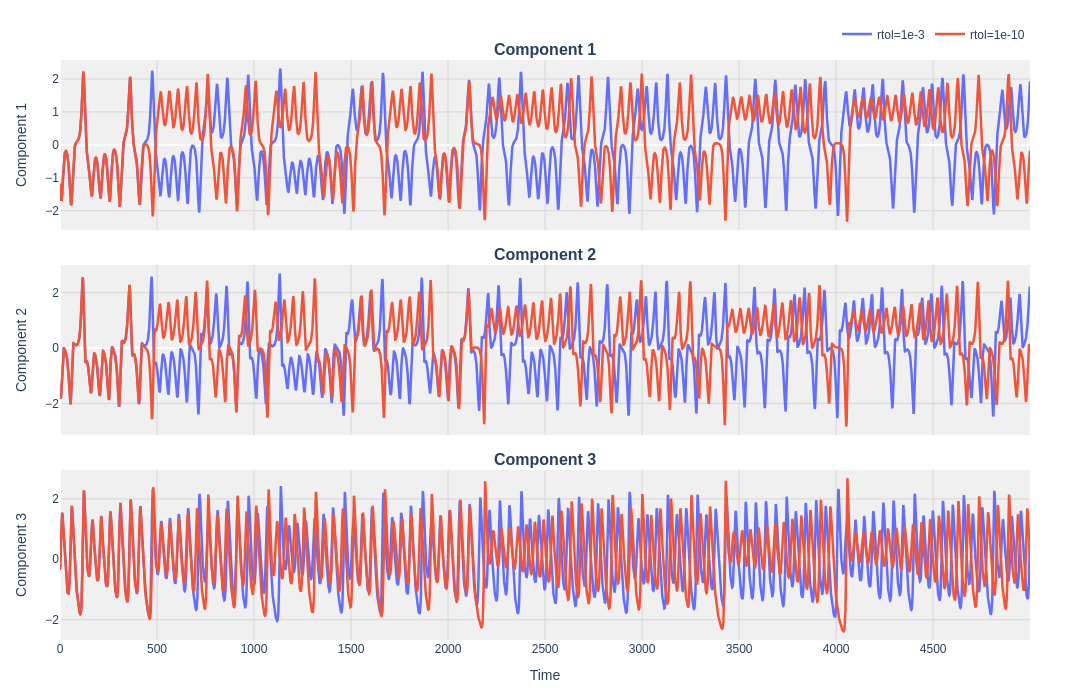

Notebook code for this chart:
### Code cell
from reservoirgrid.helpers import viz

viz.compare_components([lorenz1, lorenz2], labels=['rtol=1e-3', 'rtol=1e-10'])

### Figure 1 — Plotly figure (JSON) as saved in the notebook; plotly's stock layout.template omitted (floating-point values rounded to 4 significant figures; data arrays with more than 128 entries replaced by an {"elided": "..."} marker saying what was removed)
{"data": [{"hoverinfo": "x+y", "line": {"color": "#636EFA", "width": 2.5}, "mode": "lines", "name": "rtol=1e-3", "showlegend": true, "type": "scatter", "x": {"elided": "5000 int values"}, "xaxis": "x", "y": {"elided": "5000 float values"}, "yaxis": "y"}, {"hoverinfo": "x+y", "line": {"color": "#EF553B", "width": 2.5}, "mode": "lines", "name": "rtol=1e-10", "showlegend": true, "type": "scatter", "x": {"elided": "5000 int values"}, "xaxis": "x", "y": {"elided": "5000 float values"}, "yaxis": "y"}, {"hoverinfo": "x+y", "line": {"color": "#636EFA", "width": 2.5}, "mode": "lines", "name": "rtol=1e-3", "showlegend": false, "type": "scatter", "x": {"elided": "5000 int values"}, "xaxis": "x2", "y": {"elided": "5000 float values"}, "yaxis": "y2"}, {"hoverinfo": "x+y", "line": {"color": "#EF553B", "width": 2.5}, "mode": "lines", "name": "rtol=1e-10", "showlegend": false, "type": "scatter", "x": {"elided": "5000 int values"}, "xaxis": "x2", "y": {"elided": "5000 float values"}, "yaxis": "y2"}, {"hoverinfo": "x+y", "line": {"color": "#636EFA", "width": 2.5}, "mode": "lines", "name": "rtol=1e-3", "showlegend": false, "type": "scatter", "x": {"elided": "5000 int values"}, "xaxis": "x3", "y": {"elided": "5000 float values"}, "yaxis": "y3"}, {"hoverinfo": "x+y", "line": {"color": "#EF553B", "width": 2.5}, "mode": "lines", "name": "rtol=1e-10", "showlegend": false, "type": "scatter", "x": {"elided": "5000 int values"}, "xaxis": "x3", "y": {"elided": "5000 float values"}, "yaxis": "y3"}], "layout": {"annotations": [{"font": {"size": 16}, "showarrow": false, "text": "<b>Component 1</b>", "x": 0.5, "xanchor": "center", "xref": "paper", "y": 1, "yanchor": "bottom", "yref": "paper"}, {"font": {"size": 16}, "showarrow": false, "text": "<b>Component 2</b>", "x": 0.5, "xanchor": "center", "xref": "paper", "y": 0.6467, "yanchor": "bottom", "yref": "paper"}, {"font": {"size": 16}, "showarrow": false, "text": "<b>Component 3</b>", "x": 0.5, "xanchor": "center", "xref": "paper", "y": 0.2933, "yanchor": "bottom", "yref": "paper"}], "font": {"family": "Arial", "size": 12}, "height": 700, "hovermode": "x unified", "legend": {"orientation": "h", "x": 1, "xanchor": "right", "y": 1.02, "yanchor": "bottom"}, "margin": {"b": 60, "l": 60, "r": 50, "t": 60}, "paper_bgcolor": "white", "plot_bgcolor": "rgb(240, 240, 240)", "title": {"font": {"family": "Arial", "size": 20}, "text": "", "x": 0.5, "xanchor": "center", "y": 0.96, "yanchor": "top"}, "width": 1080, "xaxis": {"anchor": "y", "domain": [0, 1], "gridcolor": "rgb(215, 215, 215)", "matches": "x3", "showgrid": true, "showticklabels": false}, "xaxis2": {"anchor": "y2", "domain": [0, 1], "gridcolor": "rgb(215, 215, 215)", "matches": "x3", "showgrid": true, "showticklabels": false}, "xaxis3": {"anchor": "y3", "domain": [0, 1], "gridcolor": "rgb(215, 215, 215)", "showgrid": true, "title": {"text": "Time"}}, "yaxis": {"anchor": "x", "domain": [0.7067, 1], "gridcolor": "rgb(215, 215, 215)", "showgrid": true, "title": {"text": "Component 1"}}, "yaxis2": {"anchor": "x2", "domain": [0.3533, 0.6467], "gridcolor": "rgb(215, 215, 215)", "showgrid": true, "title": {"text": "Component 2"}}, "yaxis3": {"anchor": "x3", "domain": [0, 0.2933], "gridcolor": "rgb(215, 215, 215)", "showgrid": true, "title": {"text": "Component 3"}}}}
